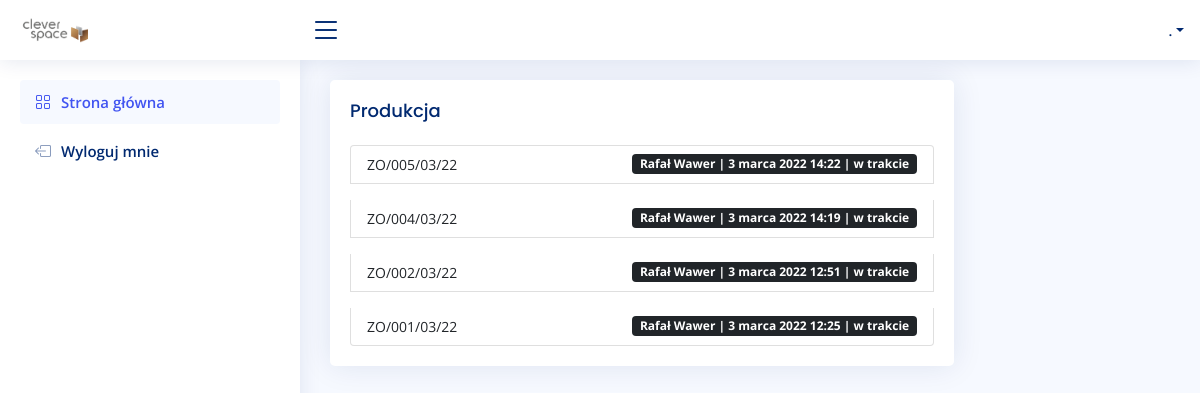
The app's page /production/ with its own data.
### production/models.py (models this page shows, shortened)
class Production(models.Model):
    PREPARATION = 0
    DONE = 1
    STATUS = (
        (PREPARATION, 'w trakcie'),
        (DONE, 'zakończone'),
    )
    user = models.ForeignKey(settings.AUTH_USER_MODEL, on_delete=models.CASCADE)
    order = models.CharField(max_length=255)
    date = models.DateTimeField(auto_now_add=True)
    status = models.SmallIntegerField(choices=STATUS, default=PREPARATION)

### account/models.py (models this page shows, shortened)
class UserBase(AbstractBaseUser, PermissionsMixin):
    email = models.EmailField(unique=True)
    first_name = models.CharField(max_length=150, blank=True)
    last_name = models.CharField(max_length=150, blank=True)
    phone_number = models.CharField(max_length=15, blank=True)
    postcode = models.CharField(max_length=12, blank=True)
    address_line_1 = models.CharField(max_length=150, blank=True)
    address_line_2 = models.CharField(max_length=150, blank=True)
    town_city = models.CharField(max_length=150, blank=True)
    is_active = models.BooleanField(default=True)
    is_staff = models.BooleanField(default=False)
    created = models.DateTimeField(auto_now_add=True)
    updated = models.DateTimeField(auto_now=True)
    objects = CustomAccountManager()
    USERNAME_FIELD = 'email'
    REQUIRED_FIELDS = ['first_name', 'last_name']
    class Meta:
        verbose_name = "Konto"
        verbose_name_plural = "Konta"

### production/views.py (the view)
# urls.py: path('', views.ProductionHome, name='home-production'),
def ProductionHome(request):
    productions = Production.objects.all().order_by('-date')
    ctx = {'productions': productions, }
    return render(request, 'production/home.html', ctx)

### production/templates/production/home.html (shortened to what this page needs)
{% extends 'main.html' %}
{% load static %}
{% block content %}
<div class="row">
<div class="col-sm-9">
    <div class="card recent-sales">
      <div class="card-body">
        <h5 class="card-title">Produkcja</h5>
        <ul class="list-group list-sm gap-3">
          {% for production in productions %}
          <li class="list-group-item d-flex justify-content-between align-items-center">
            <small><a href="{% url 'detail-production' production.id %} " class="link-dark">{{ production.order }}</a></small>
            <span class="badge {% if production.status == 1 %} bg-success  {% elif production.status == 0 %} bg-dark  {% endif %} ">
             {{ production.user.first_name }} {{ production.user.last_name }} | {{ production.date }} | {{ production.get_status_display}}</span>
          </li>
          {% endfor %}
        </ul>
      </div>
    </div>
  </div>
</div>
{% endblock %}

### static/assets/css/style.css (style rules this page uses)
:root { scroll-behavior: smooth; }
body { font-family: "Open Sans", sans-serif; background: #f6f9ff; color: #444444; }
a { color: #4154f1; text-decoration: none; }
h1, h2, h3, h4, h5, h6 { font-family: "Nunito", sans-serif; }
.card { margin-bottom: 30px; border: none; border-radius: 5px; box-shadow: 0px 0 30px rgba(1, 41, 112, 0.1); overflow: hidden; }
.card-title { padding: 20px 0 15px 0; font-size: 18px; font-weight: 500; color: #012970; font-family: "Poppins", sans-serif; }
.card-body { padding: 0 20px 20px 20px; }

### records on screen
Production: order "ZO/005/03/22", user.first_name "Rafał", user.last_name "Wawer", date "3 marca 2022 14:22", status "w trakcie"
Production: order "ZO/004/03/22", user.first_name "Rafał", user.last_name "Wawer", date "3 marca 2022 14:19", status "w trakcie"
Production: order "ZO/002/03/22", user.first_name "Rafał", user.last_name "Wawer", date "3 marca 2022 12:51", status "w trakcie"
Production: order "ZO/001/03/22", user.first_name "Rafał", user.last_name "Wawer", date "3 marca 2022 12:25", status "w trakcie"
